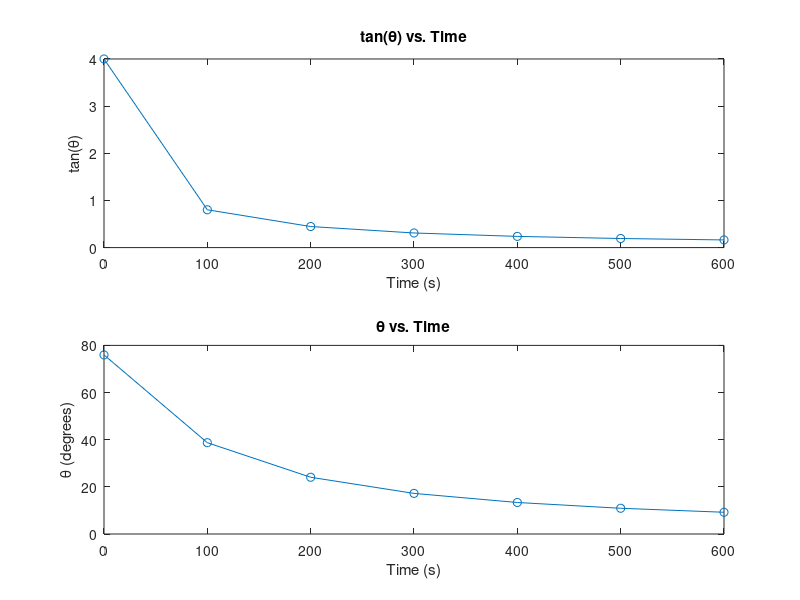

The MATLAB script that drew this image:
% Constants
C1 = 0.02;
C2 = 800;
C3 = 8;
C4 = 200;

% Total burn time
T = 600; % seconds

% Time points
t_points = [0,100, 200, 300, 400, 500, 600]; % seconds

% Compute thrust angle and tan(theta) at specified time points
theta_rad = zeros(size(t_points));
tan_theta = zeros(size(t_points));

for i = 1:length(t_points)
    t = t_points(i);
    tan_theta(i) = (C1 * t + C2) / (C3 * t + C4);
    theta_rad(i) = atan(tan_theta(i));
end

% Convert theta to degrees
theta_deg = rad2deg(theta_rad);

% Plot tan(theta) and thrust angle vs. time
figure;

subplot(2, 1, 1);
plot(t_points, tan_theta, '-o');
title('tan(\theta) vs. Time');
xlabel('Time (s)');
ylabel('tan(\theta)');

subplot(2, 1, 2);
plot(t_points, theta_deg, '-o');
title('\theta vs. Time');
xlabel('Time (s)');
ylabel('\theta (degrees)');

% Display the computed values
disp('Time (s)   tan(\theta)   \theta (degrees)');
disp([t_points' tan_theta' theta_deg']);
